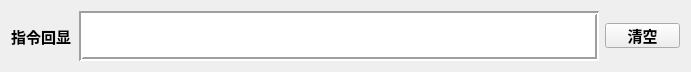
  <widget class="QWidget" name="layoutWidget">
   <property name="geometry">
    <rect>
     <x>12</x>
     <y>449</y>
     <width>691</width>
     <height>52</height>
    </rect>
   </property>
   <property name="sizePolicy">
    <sizepolicy hsizetype="Expanding" vsizetype="Preferred">
     <horstretch>0</horstretch>
     <verstretch>0</verstretch>
    </sizepolicy>
   </property>
   <layout class="QHBoxLayout" name="horizontalLayout_21">
    <item>
     <widget class="QLabel" name="label_23">
      <property name="sizePolicy">
       <sizepolicy hsizetype="Expanding" vsizetype="Expanding">
        <horstretch>0</horstretch>
        <verstretch>0</verstretch>
       </sizepolicy>
      </property>
      <property name="font">
       <font>
        <pointsize>11</pointsize>
        <bold>true</bold>
       </font>
      </property>
      <property name="text">
       <string>指令回显</string>
      </property>
     </widget>
    </item>
    <item>
     <widget class="QTextBrowser" name="historyText">
      <property name="enabled">
       <bool>true</bool>
      </property>
      <property name="sizePolicy">
       <sizepolicy hsizetype="Expanding" vsizetype="Expanding">
        <horstretch>0</horstretch>
        <verstretch>0</verstretch>
       </sizepolicy>
      </property>
      <property name="minimumSize">
       <size>
        <width>520</width>
        <height>0</height>
       </size>
      </property>
      <property name="maximumSize">
       <size>
        <width>999</width>
        <height>50</height>
       </size>
      </property>
      <property name="font">
       <font>
        <bold>true</bold>
       </font>
      </property>
      <property name="autoFillBackground">
       <bool>true</bool>
      </property>
      <property name="frameShape">
       <enum>QFrame::Box</enum>
      </property>
      <property name="lineWidth">
       <number>2</number>
      </property>
      <property name="verticalScrollBarPolicy">
       <enum>Qt::ScrollBarAlwaysOff</enum>
      </property>
      <property name="horizontalScrollBarPolicy">
       <enum>Qt::ScrollBarAlwaysOff</enum>
      </property>
     </widget>
    </item>
    <item>
     <widget class="QPushButton" name="clearbt">
      <property name="sizePolicy">
       <sizepolicy hsizetype="Expanding" vsizetype="Expanding">
        <horstretch>0</horstretch>
        <verstretch>0</verstretch>
       </sizepolicy>
      </property>
      <property name="minimumSize">
       <size>
        <width>75</width>
        <height>25</height>
       </size>
      </property>
      <property name="maximumSize">
       <size>
        <width>75</width>
        <height>25</height>
       </size>
      </property>
      <property name="font">
       <font>
        <pointsize>11</pointsize>
        <bold>true</bold>
       </font>
      </property>
      <property name="text">
       <string>清空</string>
      </property>
     </widget>
    </item>
   </layout>
  </widget>
